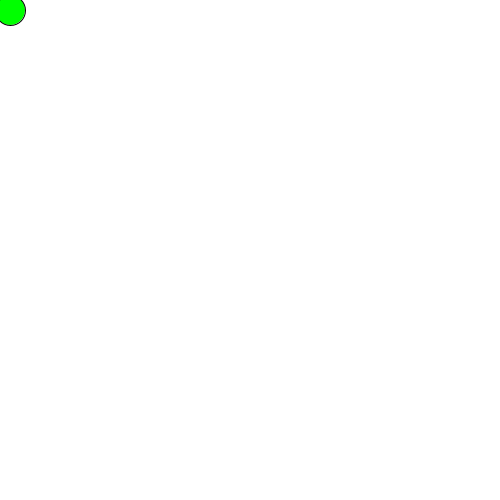
Frame 1 (no input)
Frame 60 (the mouse pressed at the canvas centre just before this capture): identical to frame 1, image omitted
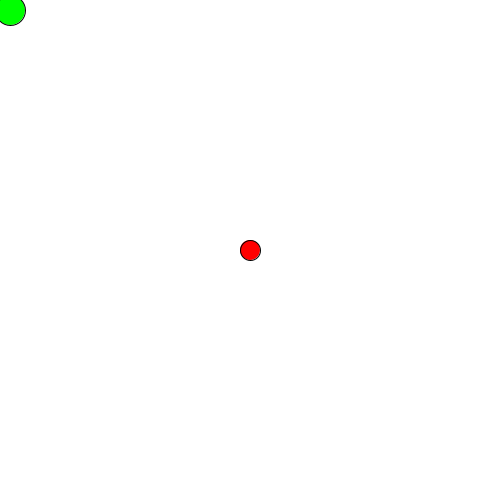
Frame 120 (the mouse held since frame 60 and released just before this capture)

The Processing sketch that drew these frames (run headless with seeded random() and noise(); from frame 60 on, the mouse is pressed at the canvas centre):

// Processing sketch: processing_127664
// ── processing_127664.pde

/* OpenProcessing Tweak of *@*http://www.openprocessing.org/sketch/127596*@* */
/* !do not delete the line above, required for linking your tweak if you upload again */
// Name: Francisco Hola
// Date: 1/9/2014
// Key Functions

// SECTION 1
 
int x = 10;
int y = 10;
 



 
 
 
//SECTION 2
void setup() {  //setup function called initially, only once
  size(500, 500);
  }
 
 
//SECTION 3
void draw() {  //draw function loops 
 
    background(255);    // makes it black
 
    fill(255,0,0);
 
    ellipse(mouseX,mouseY,20,20);
 
    fill(0,255,0);
 
    ellipse(x,y,30,30);

    if (key == 'd') {
      x  = x+10;
    }

    if (key == 'w') {
        y = y-10;
    }
    
     if (key == 's') {
        y = y+10;
    }
 
 
  if (key == 'a'){
        x = x-10;
    }
 
if (key == 'c') {
  
  clear();
  
}


 if (x == mouseX) {
     stop();
   background(0);
   textSize(30);
    fill(random(225),random(225),random(225));
    text("You've Lost, sorry", 100,100);
   
   
 }


 
 
 
if (x > 500){
 
 
x = -1;
 
}
 
else if (x < 0) {
 
x = 20;
}
 
if (y > 500) {
 
y *= -1;
}
 
else if (y < 0) {
y *= 20;
 
}
 



if (y == mouseY) {
     stop();
   background(0);
   textSize(30);
   fill(random(225),random(225),random(225));
   text("You've Lost, sorry", 80,100);   
}
 
}

 
 
 
 
 
